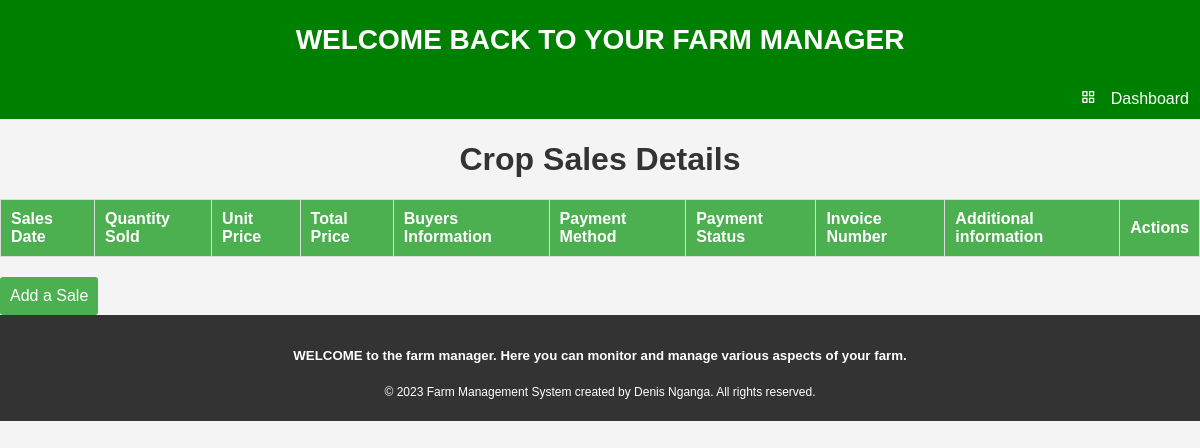
The page /show_cropsales/2/ on the database as committed earlier.
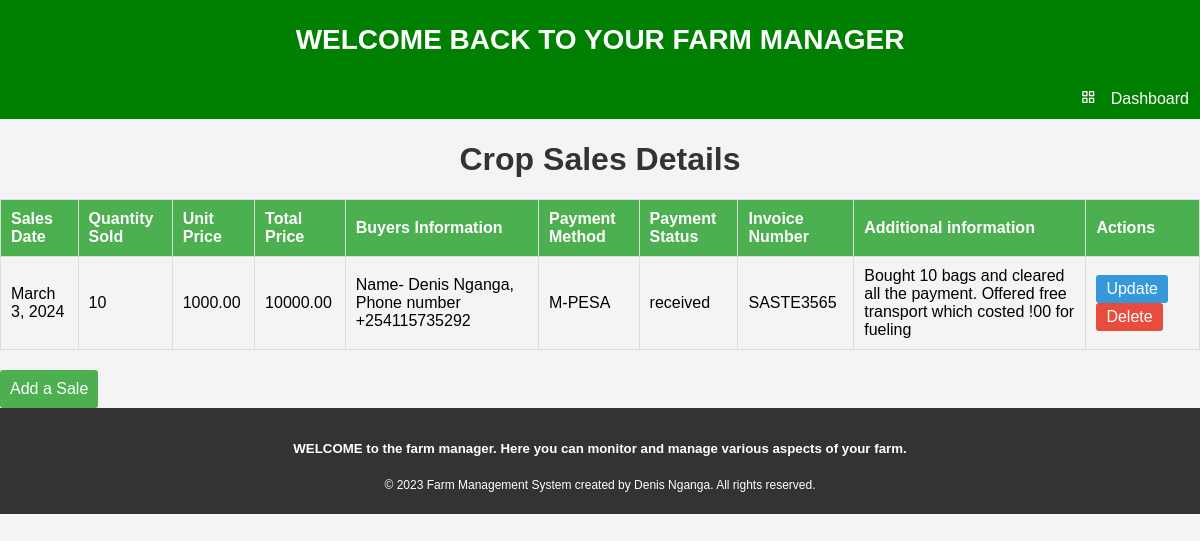
The same page on the database as committed later.
### homepage/models.py (models this page shows, shortened)
class Crop_sales(models.Model):
    crops=models.ForeignKey(Crops,on_delete=models.CASCADE)
    Sale_date=models.DateField(help_text='m/d/y')
    Quantity_sold=models.CharField(max_length=20)
    Unit_price=models.DecimalField(max_digits=10,decimal_places=2,default=0)
    Total_price=models.DecimalField(max_digits=10,decimal_places=2,default=0,editable=False)
    Buyer_information=models.TextField()
    Payment_method=models.CharField(max_length=20)
    Payment_status=models.CharField(max_length=20, choices=[('pending', 'Pending'), ('received', 'Received')])
    Invoice_number=models.CharField(max_length=20)
    Additional_notes=models.TextField(blank=True)

### homepage/views.py (the view)
# urls.py: path('show_cropsales/<int:Cid>/', Show_crop_sales, name="show-cropsales"),
def Show_crop_sales(request,Cid):
    crops=get_object_or_404(Crops,Cid=Cid)
    sales=Crop_sales.objects.filter(crops=crops)
    return render(request,"homepage/showcropsales.html",{'crops':crops,'sales':sales})

### homepage/templates/homepage/showcropsales.html (shortened to what this page needs)
{%extends 'homepage/base.html' %} {% block content %}
<head>
</head>
<body>
  <h1>Crop Sales Details</h1>
  <table>
    <thead>
      <tr>
        <th>Sales Date</th>
        <th>Quantity Sold</th>
        <th>Unit Price</th>
        <th>Total Price</th>
        <th>Buyers Information</th>
        <th>Payment Method</th>
        <th>Payment Status</th>
        <th>Invoice Number</th>
        <th>Additional information</th>
        <th>Actions</th>
      </tr>
    </thead>
    <tbody>
      {% for sale in sales %}
      <tr>
        <td>{{ sale.Sale_date }}</td>
        <td>{{ sale.Quantity_sold }}</td>
        <td>{{ sale.Unit_price}}</td>
        <td>{{ sale.Total_price }}</td>
        <td>{{ sale.Buyer_information }}</td>
        <td>{{ sale.Payment_method }}</td>
        <td>{{ sale.Payment_status }}</td>
        <td>{{ sale.Invoice_number }}</td>
        <td>{{ sale.Additional_notes }}</td>
        <td>
          <a href="{%url 'homepage:update-cropsales' Cid=crops.Cid Sale_date=sale.Sale_date|date:'Y-m-d' %}"class="update-link">Update</a>
          <a href="{%url 'homepage:delete-cropsales' Cid=crops.Cid Sale_date=sale.Sale_date|date:'Y-m-d' %}"class="delete-link">Delete</a >
        </td>
      </tr>
      {% endfor %}
    </tbody>
  </table>
  <a
    href="{% url 'homepage:add-cropsales' Cid=crops.Cid %}"
    class="add-button">Add a Sale</a>
</body>
{%endblock%}

### homepage/templates/homepage/base.html (shortened to what this page needs)
{% load static %}
<!DOCTYPE html>
<html>
<head>
  <link rel='stylesheet' href='https://unpkg.com/boxicons@2.1.4/css/boxicons.min.css'>
</head>
<body>
  <header>
    <h2>WELCOME BACK TO YOUR FARM MANAGER</h2>
    <li class= "left-align">
      <a href="{%url 'homepage:mainpage' %}">
        <i class='bx bx-grid-alt'></i>
        <span class="links_name">Dashboard</span>
      </a>
    </li>
  </header>
  {%block content%}
  {% endblock %}
  <footer>
    <h5>WELCOME to the farm manager. Here you can monitor and manage various aspects of your farm.</h5>
    <p>&copy; 2023 Farm Management System created by Denis Nganga. All rights reserved.</p>
  </footer>
</body>
</html>

### homepage/templates/homepage/base.html (style rules this page uses)
header { background-color: green; padding: 1px; text-align: center; }
h2 { color: white; font-size: 28px; font-weight: bold; }
.left-align { text-align: right; list-style-type:none; }
.left-align a { display: block; padding: 10px; text-decoration: none; color: white; }
.left-align a i { margin-right: 10px; }
footer { background-color: #333; color: #FFF; padding: 10px; text-align: center; }
footer p { font-size: 12px; }

### homepage/templates/homepage/showcropsales.html (style rules this page uses)
body { font-family: Arial, sans-serif; background-color: #f4f4f4; margin: 0; padding: 0; }
h1 { color: #333; text-align: center; }
table { width: 100%; border-collapse: collapse; margin-top: 20px; }
th, td { border: 1px solid #ddd; padding: 10px; text-align: left; }
th { background-color: #4caf50; color: white; }
.update-link, .delete-link { display: inline-block; padding: 5px 10px; text-decoration: none; color: #fff; border-radius: 3px; margin-right: 5px; }
.update-link { background-color: #3498db; }
.delete-link { background-color: #e74c3c; }
.add-button { display: inline-block; padding: 10px; background-color: #4caf50; color: white; text-decoration: none; border-radius: 3px; margin-top: 20px; }

Rows that differ between the two databases and show on the page:
added Crop_sales: Sale_date "March 3, 2024", Quantity_sold "10", Unit_price "1000.00", Total_price "10000.00", Buyer_information "Name- Denis Nganga, Phone number +254115735292", Payment_method "M-PESA", Payment_status "received", Invoice_number "SASTE3565", Additional_notes "Bought 10 bags and cleared all the payment. Offered free transport which costed !00 for fueling"
